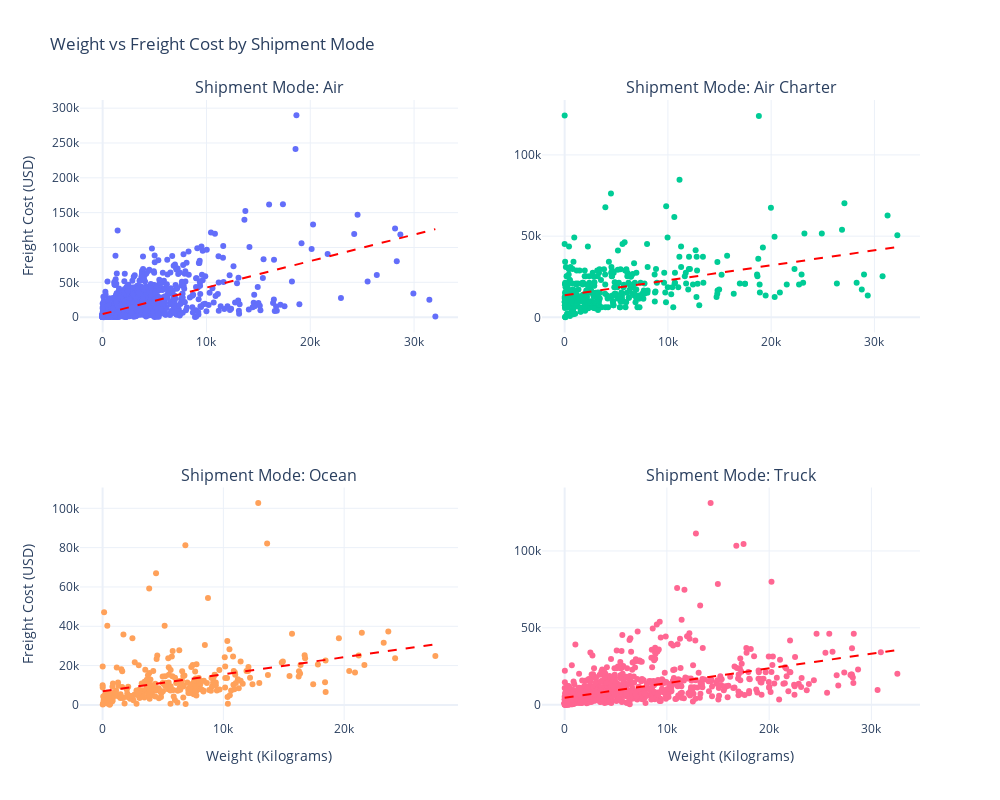

Notebook source saved alongside this figure:
### Code cell
# Get unique shipment modes
shipment_modes = weight_by_mode['Shipment Mode'].unique()

# Create 2x2 subplots
fig = make_subplots(rows=2, cols=2, subplot_titles=[f'Shipment Mode: {mode}' for mode in shipment_modes])

# Add scatter plots to subplots
for idx, mode in enumerate(shipment_modes):
    # Calculate row and column (2x2 grid)
    row = (idx // 2) + 1
    col = (idx % 2) + 1
    
    # Filter data for current mode
    mode_data = weight_anamoly_removed[weight_anamoly_removed['Shipment Mode'] == mode]
    
    # Add scatter trace
    fig.add_trace(
        go.Scatter(x=mode_data['Weight (Kilograms)'],y=mode_data['Freight_Cost_USD'], mode='markers', name=mode, showlegend=False),
        row=row, col=col
    )
    
    z = np.polyfit(mode_data['Weight (Kilograms)'], mode_data['Freight_Cost_USD'], 1)
    p = np.poly1d(z)
    
    # Add trendline
    x_range = np.linspace(mode_data['Weight (Kilograms)'].min(), 
                            mode_data['Weight (Kilograms)'].max(), 100)
    
    fig.add_trace(
        go.Scatter(x=x_range, y=p(x_range), mode='lines', name=f'{mode} trend', line=dict(color='red', dash='dash'), showlegend=False),
        row=row, col=col
    )

# Update layout
fig.update_layout( title_text='Weight vs Freight Cost by Shipment Mode', height=800, width=1000, template='plotly_white', showlegend=False )

# Update axis labels
fig.update_xaxes(title_text='Weight (Kilograms)', row=2, col=1)
fig.update_xaxes(title_text='Weight (Kilograms)', row=2, col=2)
fig.update_yaxes(title_text='Freight Cost (USD)', row=1, col=1)
fig.update_yaxes(title_text='Freight Cost (USD)', row=2, col=1)

fig.show()
